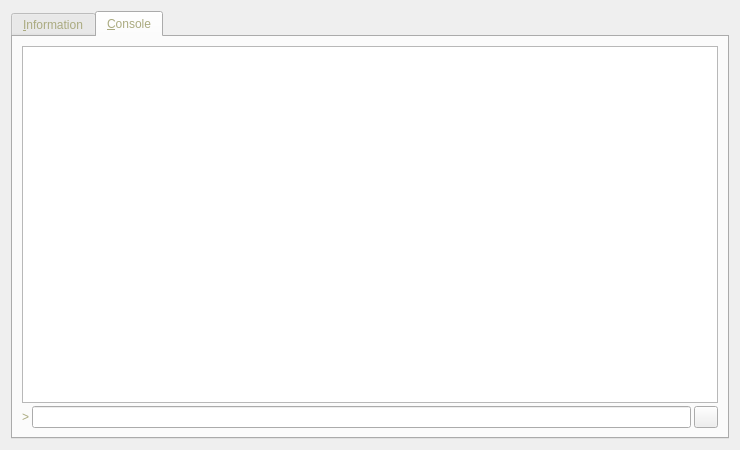
<?xml version="1.0" encoding="UTF-8"?>
<ui version="4.0">
 <class>RPCConsole</class>
 <widget class="QDialog" name="RPCConsole">
  <property name="geometry">
   <rect>
    <x>0</x>
    <y>0</y>
    <width>740</width>
    <height>450</height>
   </rect>
  </property>
  <property name="windowTitle">
   <string>Spartancoin - Debug window</string>
  </property>
  <property name="styleSheet">
   <string notr="true">background-image: url(:/images/bkg2);
color: rgb(255, 249, 178);
color: rgb(170, 170, 127);</string>
  </property>
  <layout class="QVBoxLayout" name="verticalLayout_2">
   <item>
    <widget class="QTabWidget" name="tabWidget">
     <property name="styleSheet">
      <string notr="true">background-image: url(:/images/bkg2);
color: rgb(255, 249, 178);
color: rgb(170, 170, 127);</string>
     </property>
     <property name="currentIndex">
      <number>1</number>
     </property>
     <widget class="QWidget" name="tab_info">
      <attribute name="title">
       <string>&amp;Information</string>
      </attribute>
      <layout class="QGridLayout" name="gridLayout" columnstretch="0,1">
       <property name="horizontalSpacing">
        <number>12</number>
       </property>
       <item row="0" column="0">
        <widget class="QLabel" name="label_9">
         <property name="font">
          <font>
           <weight>75</weight>
           <bold>true</bold>
          </font>
         </property>
         <property name="text">
          <string>Spartancoin Core</string>
         </property>
        </widget>
       </item>
       <item row="1" column="0">
        <widget class="QLabel" name="label_5">
         <property name="text">
          <string>Client name</string>
         </property>
        </widget>
       </item>
       <item row="1" column="1">
        <widget class="QLabel" name="clientName">
         <property name="cursor">
          <cursorShape>IBeamCursor</cursorShape>
         </property>
         <property name="text">
          <string>N/A</string>
         </property>
         <property name="textFormat">
          <enum>Qt::PlainText</enum>
         </property>
         <property name="textInteractionFlags">
          <set>Qt::LinksAccessibleByMouse|Qt::TextSelectableByKeyboard|Qt::TextSelectableByMouse</set>
         </property>
        </widget>
       </item>
       <item row="2" column="0">
        <widget class="QLabel" name="label_6">
         <property name="text">
          <string>Client version</string>
         </property>
        </widget>
       </item>
       <item row="2" column="1">
        <widget class="QLabel" name="clientVersion">
         <property name="cursor">
          <cursorShape>IBeamCursor</cursorShape>
         </property>
         <property name="text">
          <string>N/A</string>
         </property>
         <property name="textFormat">
          <enum>Qt::PlainText</enum>
         </property>
         <property name="textInteractionFlags">
          <set>Qt::LinksAccessibleByMouse|Qt::TextSelectableByKeyboard|Qt::TextSelectableByMouse</set>
         </property>
        </widget>
       </item>
       <item row="3" column="0">
        <widget class="QLabel" name="label_14">
         <property name="text">
          <string>Using OpenSSL version</string>
         </property>
         <property name="indent">
          <number>10</number>
         </property>
        </widget>
       </item>
       <item row="3" column="1">
        <widget class="QLabel" name="openSSLVersion">
         <property name="cursor">
          <cursorShape>IBeamCursor</cursorShape>
         </property>
         <property name="text">
          <string>N/A</string>
         </property>
         <property name="textFormat">
          <enum>Qt::PlainText</enum>
         </property>
         <property name="textInteractionFlags">
          <set>Qt::LinksAccessibleByMouse|Qt::TextSelectableByKeyboard|Qt::TextSelectableByMouse</set>
         </property>
        </widget>
       </item>
       <item row="4" column="0">
        <widget class="QLabel" name="label_12">
         <property name="text">
          <string>Build date</string>
         </property>
        </widget>
       </item>
       <item row="4" column="1">
        <widget class="QLabel" name="buildDate">
         <property name="cursor">
          <cursorShape>IBeamCursor</cursorShape>
         </property>
         <property name="text">
          <string>N/A</string>
         </property>
         <property name="textFormat">
          <enum>Qt::PlainText</enum>
         </property>
         <property name="textInteractionFlags">
          <set>Qt::LinksAccessibleByMouse|Qt::TextSelectableByKeyboard|Qt::TextSelectableByMouse</set>
         </property>
        </widget>
       </item>
       <item row="5" column="0">
        <widget class="QLabel" name="label_13">
         <property name="text">
          <string>Startup time</string>
         </property>
        </widget>
       </item>
       <item row="5" column="1">
        <widget class="QLabel" name="startupTime">
         <property name="cursor">
          <cursorShape>IBeamCursor</cursorShape>
         </property>
         <property name="text">
          <string>N/A</string>
         </property>
         <property name="textFormat">
          <enum>Qt::PlainText</enum>
         </property>
         <property name="textInteractionFlags">
          <set>Qt::LinksAccessibleByMouse|Qt::TextSelectableByKeyboard|Qt::TextSelectableByMouse</set>
         </property>
        </widget>
       </item>
       <item row="6" column="0">
        <widget class="QLabel" name="label_11">
         <property name="font">
          <font>
           <weight>75</weight>
           <bold>true</bold>
          </font>
         </property>
         <property name="text">
          <string>Network</string>
         </property>
        </widget>
       </item>
       <item row="7" column="0">
        <widget class="QLabel" name="label_7">
         <property name="text">
          <string>Number of connections</string>
         </property>
        </widget>
       </item>
       <item row="7" column="1">
        <widget class="QLabel" name="numberOfConnections">
         <property name="cursor">
          <cursorShape>IBeamCursor</cursorShape>
         </property>
         <property name="text">
          <string>N/A</string>
         </property>
         <property name="textFormat">
          <enum>Qt::PlainText</enum>
         </property>
         <property name="textInteractionFlags">
          <set>Qt::LinksAccessibleByMouse|Qt::TextSelectableByKeyboard|Qt::TextSelectableByMouse</set>
         </property>
        </widget>
       </item>
       <item row="8" column="0">
        <widget class="QLabel" name="label_8">
         <property name="text">
          <string>On testnet</string>
         </property>
        </widget>
       </item>
       <item row="8" column="1">
        <widget class="QCheckBox" name="isTestNet">
         <property name="enabled">
          <bool>false</bool>
         </property>
         <property name="text">
          <string/>
         </property>
        </widget>
       </item>
       <item row="9" column="0">
        <widget class="QLabel" name="label_10">
         <property name="font">
          <font>
           <weight>75</weight>
           <bold>true</bold>
          </font>
         </property>
         <property name="text">
          <string>Block chain</string>
         </property>
        </widget>
       </item>
       <item row="10" column="0">
        <widget class="QLabel" name="label_3">
         <property name="text">
          <string>Current number of blocks</string>
         </property>
        </widget>
       </item>
       <item row="10" column="1">
        <widget class="QLabel" name="numberOfBlocks">
         <property name="cursor">
          <cursorShape>IBeamCursor</cursorShape>
         </property>
         <property name="text">
          <string>N/A</string>
         </property>
         <property name="textFormat">
          <enum>Qt::PlainText</enum>
         </property>
         <property name="textInteractionFlags">
          <set>Qt::LinksAccessibleByMouse|Qt::TextSelectableByKeyboard|Qt::TextSelectableByMouse</set>
         </property>
        </widget>
       </item>
       <item row="11" column="0">
        <widget class="QLabel" name="label_4">
         <property name="text">
          <string>Estimated total blocks</string>
         </property>
        </widget>
       </item>
       <item row="11" column="1">
        <widget class="QLabel" name="totalBlocks">
         <property name="cursor">
          <cursorShape>IBeamCursor</cursorShape>
         </property>
         <property name="text">
          <string>N/A</string>
         </property>
         <property name="textFormat">
          <enum>Qt::PlainText</enum>
         </property>
         <property name="textInteractionFlags">
          <set>Qt::LinksAccessibleByMouse|Qt::TextSelectableByKeyboard|Qt::TextSelectableByMouse</set>
         </property>
        </widget>
       </item>
       <item row="12" column="0">
        <widget class="QLabel" name="label_2">
         <property name="text">
          <string>Last block time</string>
         </property>
        </widget>
       </item>
       <item row="12" column="1">
        <widget class="QLabel" name="lastBlockTime">
         <property name="cursor">
          <cursorShape>IBeamCursor</cursorShape>
         </property>
         <property name="text">
          <string>N/A</string>
         </property>
         <property name="textFormat">
          <enum>Qt::PlainText</enum>
         </property>
         <property name="textInteractionFlags">
          <set>Qt::LinksAccessibleByMouse|Qt::TextSelectableByKeyboard|Qt::TextSelectableByMouse</set>
         </property>
        </widget>
       </item>
       <item row="13" column="0">
        <spacer name="verticalSpacer_2">
         <property name="orientation">
          <enum>Qt::Vertical</enum>
         </property>
         <property name="sizeHint" stdset="0">
          <size>
           <width>20</width>
           <height>20</height>
          </size>
         </property>
        </spacer>
       </item>
       <item row="14" column="0">
        <widget class="QLabel" name="labelDebugLogfile">
         <property name="font">
          <font>
           <weight>75</weight>
           <bold>true</bold>
          </font>
         </property>
         <property name="text">
          <string>Debug log file</string>
         </property>
        </widget>
       </item>
       <item row="15" column="0">
        <widget class="QPushButton" name="openDebugLogfileButton">
         <property name="toolTip">
          <string>Open the Spartancoin debug log file from the current data directory. This can take a few seconds for large log files.</string>
         </property>
         <property name="text">
          <string>&amp;Open</string>
         </property>
         <property name="autoDefault">
          <bool>false</bool>
         </property>
        </widget>
       </item>
       <item row="16" column="0">
        <widget class="QLabel" name="labelCLOptions">
         <property name="font">
          <font>
           <weight>75</weight>
           <bold>true</bold>
          </font>
         </property>
         <property name="text">
          <string>Command-line options</string>
         </property>
        </widget>
       </item>
       <item row="17" column="0">
        <widget class="QPushButton" name="showCLOptionsButton">
         <property name="toolTip">
          <string>Show the Spartancoin-Qt help message to get a list with possible Spartancoin command-line options.</string>
         </property>
         <property name="text">
          <string>&amp;Show</string>
         </property>
         <property name="autoDefault">
          <bool>false</bool>
         </property>
        </widget>
       </item>
       <item row="18" column="0">
        <spacer name="verticalSpacer">
         <property name="orientation">
          <enum>Qt::Vertical</enum>
         </property>
         <property name="sizeHint" stdset="0">
          <size>
           <width>20</width>
           <height>40</height>
          </size>
         </property>
        </spacer>
       </item>
      </layout>
     </widget>
     <widget class="QWidget" name="tab_console">
      <attribute name="title">
       <string>&amp;Console</string>
      </attribute>
      <layout class="QVBoxLayout" name="verticalLayout_3">
       <property name="spacing">
        <number>3</number>
       </property>
       <item>
        <widget class="QTextEdit" name="messagesWidget">
         <property name="minimumSize">
          <size>
           <width>0</width>
           <height>100</height>
          </size>
         </property>
         <property name="readOnly">
          <bool>true</bool>
         </property>
         <property name="tabKeyNavigation" stdset="0">
          <bool>false</bool>
         </property>
         <property name="columnCount" stdset="0">
          <number>2</number>
         </property>
        </widget>
       </item>
       <item>
        <layout class="QHBoxLayout" name="horizontalLayout">
         <property name="spacing">
          <number>3</number>
         </property>
         <item>
          <widget class="QLabel" name="label">
           <property name="text">
            <string notr="true">&gt;</string>
           </property>
          </widget>
         </item>
         <item>
          <widget class="QLineEdit" name="lineEdit"/>
         </item>
         <item>
          <widget class="QPushButton" name="clearButton">
           <property name="maximumSize">
            <size>
             <width>24</width>
             <height>24</height>
            </size>
           </property>
           <property name="toolTip">
            <string>Clear console</string>
           </property>
           <property name="text">
            <string/>
           </property>
           <property name="icon">
            <iconset resource="../bitcoin.qrc">
             <normaloff>:/icons/remove</normaloff>:/icons/remove</iconset>
           </property>
           <property name="shortcut">
            <string notr="true">Ctrl+L</string>
           </property>
           <property name="autoDefault">
            <bool>false</bool>
           </property>
          </widget>
         </item>
        </layout>
       </item>
      </layout>
     </widget>
    </widget>
   </item>
  </layout>
 </widget>
 <resources>
  <include location="../bitcoin.qrc"/>
 </resources>
 <connections/>
</ui>
